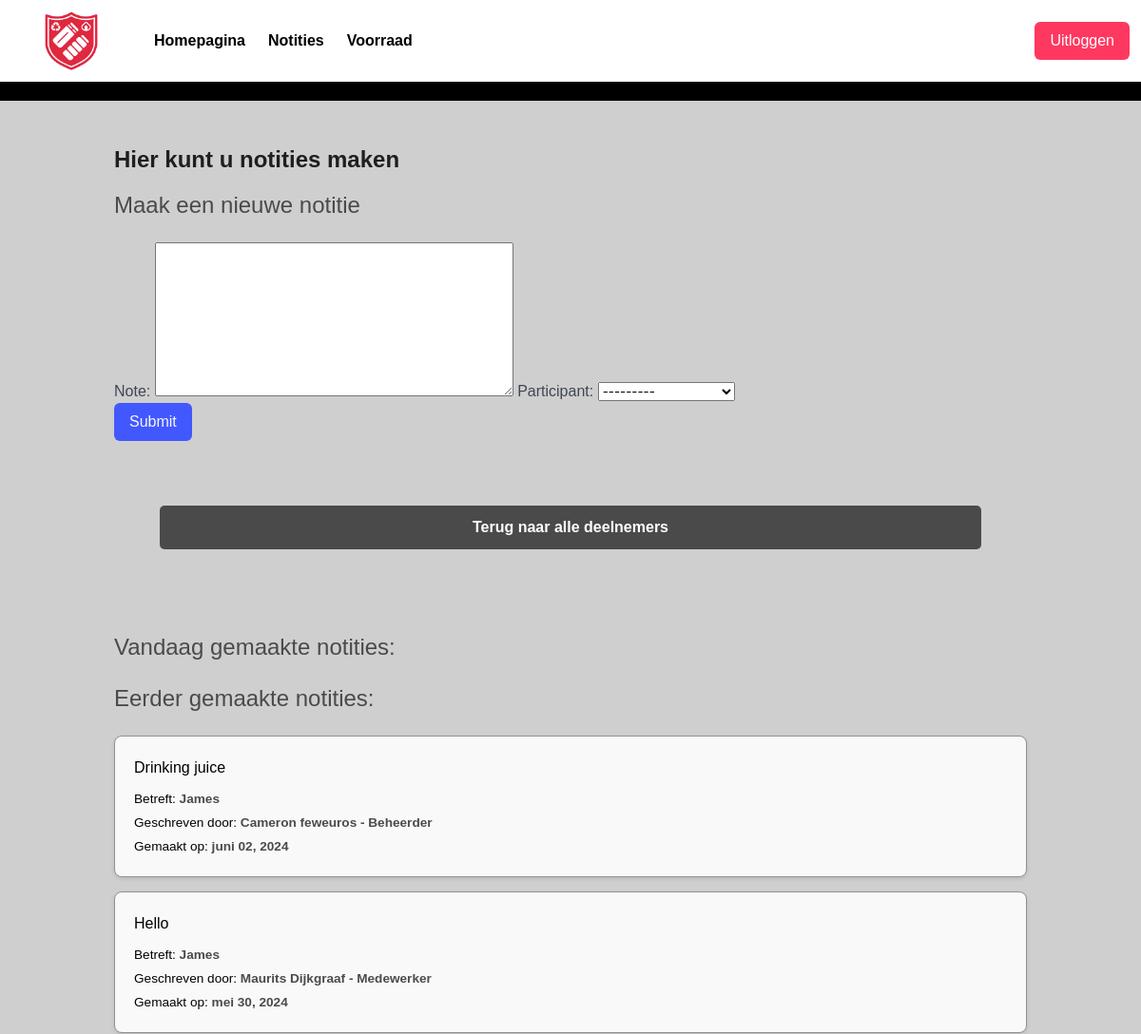
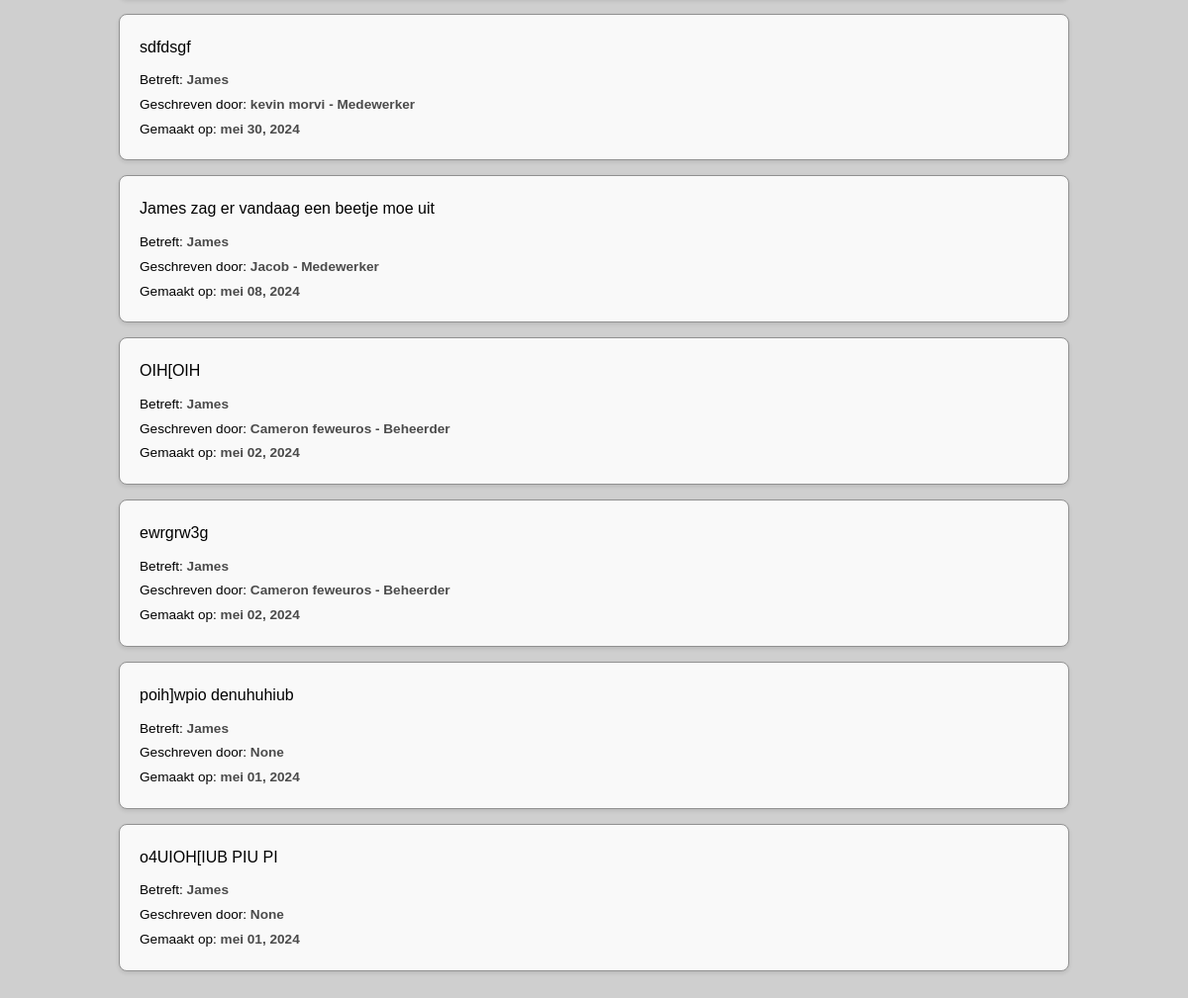
Screenshot of /notes/ (signed in) with the database file from the repository (2 pictures, top to bottom).
### Notes/models.py (models this page shows, shortened)
class Note(models.Model):
    note = models.TextField(max_length=500)
    date = models.DateTimeField(auto_now_add=True)
    participant = models.ForeignKey(Participant,on_delete=models.SET_NULL, null=True)
    employee = models.ForeignKey(Employee, on_delete=models.SET_NULL, null=True, blank=True)

### Participant/models.py (models this page shows, shortened)
class Participant(models.Model):
    DOCUMENT_TYPES = [
        ('employment_contract', 'Arbeidsovereenkomst'),
        ('bank_statement', 'Bankafschrift'),
        ('birth_certificate', 'Geboorteakte'),
        ('proof_of_address', 'Bewijs van Adres'),
        ('tax_documents', 'Belastingdocumenten'),
        ('educational_certificates', 'Onderwijscertificaten'),
        ('immigration_documents', 'Immigratiedocumenten'),
        ('health_insurance_card', 'Zorgverzekeringskaart'),
        ('rental_agreement', 'Huurcontract'),
        ('marriage_certificate', 'Huwelijksakte'),
        ('id_card', 'Identiteitskaart'),
        ('insurance_policies', 'Verzekeringspolissen'),
        ('medical_records', 'Medische dossiers'),
        ('utility_bill', 'Nutskostenrekening'),
        ('passport', 'Paspoort'),
        ('residence_permit', 'Verblijfsvergunning'),
        ('drivers_license', 'Rijbewijs'),
        ('social_security_card', 'Socialezekerheidskaart'),
        ('vehicle_registration', 'Kentekenbewijs'),
        ('work_permit', 'Werkvergunning'),
        ('other','other')
    ]
    first_name = models.CharField(max_length=100)
    last_name = models.CharField(max_length=100)
    date_of_birth = models.DateField()
    registered_location = models.ForeignKey(Location, on_delete=models.SET_NULL, null=True)
    is_active = models.BooleanField(default=True)
    document_type = models.CharField(max_length=30, choices=DOCUMENT_TYPES)
    document_date = models.DateField(null=True, blank=True)
    custom_document_type = models.CharField(max_length=100, blank=True, null=True)
    class Meta:
        unique_together = ['first_name', 'last_name', 'date_of_birth']
    @property
    def full_name(self):
        return self.first_name + " " + self.last_name
    def __str__(self):
        return self.full_name

### Employee/models.py (models this page shows)
class Employee(models.Model):
    ROLE_CHOICES = [
            ('Beheerder', 'Beheerder'),
            ('Medewerker', 'Medewerker'),
            ('Vrijwilliger', 'Vrijwilliger'),
            ('Supervisor', 'Supervisor'),
            ('Coördinator', 'Coördinator'),
            ('Manager', 'Manager'),
            ('Directeur', 'Directeur'),
    ]
    position = models.CharField(max_length=250, choices=ROLE_CHOICES, verbose_name="Rol medewerker", default='Medewerker')
    user = models.OneToOneField(User, on_delete=models.CASCADE) #, related_name='employee')
    location = models.ForeignKey(Location, on_delete=models.SET_NULL, null=True)
    can_manage_participants = models.BooleanField(default=True)
    def __str__(self):
        return f"{self.user.first_name} {self.user.last_name} - {self.position}"

### Notes/views.py (the view, shortened to what this page needs)
# urls.py: path('', manage_note, name='add'),
@login_required
def manage_note(request):
    employee = Employee.objects.get(user=request.user)
    referer = request.META.get('HTTP_REFERER')
    new_notes = Note.objects.filter(participant__isnull=False)
    new_notes = new_notes.filter(participant__registered_location= employee.location).order_by('-date')
    display_notes= new_notes
    form = NoteForm()
    context = {"new_notes": display_notes, 'form':form}
    return render(request, "index.html", context)

### Notes/forms.py
class NoteForm(ModelForm):
    class Meta:
        model = Note
        fields = ["note", "participant"]

### template/index.html (shortened to what this page needs)
<!DOCTYPE html>
<html lang="en">
<head>
    <link rel="stylesheet" href="https://cdn.jsdelivr.net/npm/bulma@1.0.0/css/bulma.min.css">
    {% load static %}
    <link rel="stylesheet" href="{% static 'css/main.css' %}">
</head>
<body>
    {% include "header.html" %}
    <section class="section">
        <div class="container">
            <h1 class="title is-4">Hier kunt u notities maken</h1>
            <h2 class="subtitle">Maak een nieuwe notitie</h2>
            <form method="post" action="{% url 'notes:add' %}">
                {{form}}
                <div class="control">
                    <button class="button is-link" type="submit">Submit</button>
                </div>
            </form>
            <div class="section">
                <div class="container">
                    <a href="{% url 'landing_page' %}" class="return-button">Terug naar alle deelnemers</a>
                </div>
            </div>
            {% load tz %}
            {% get_current_timezone as TIME_ZONE %}
            {% now "Y-m-d" as today_date %}
            <h2 class="subtitle"> Vandaag gemaakte notities:</h2>
            <h2 class="subtitle">Eerder gemaakte notities:</h2>
            <div class="content notes">
                <ul>
                    {% for note in new_notes %}
                        {% if note.date|date:"Y-m-d" != today_date %}
                            <li class="note-item">
                                <div class="note-content">{{ note.note }}</div>
                                <div class="note-meta">
                                    <span>Betreft: <strong>{{ note.participant.first_name }}</strong></span>
                                    <span>Geschreven door: <strong>{{ note.employee }}</strong></span>
                                    <span>Gemaakt op: <strong>{{ note.date|date:"F d, Y" }}</strong></span>
                                </div>
                            </li>
                        {% endif %}
                    {% endfor %}
                </ul>
            </div>
    </section>
</body>
</html>

### static/css/main.css (style rules this page uses)
:root { --primary-color: #3273dc; --secondary-color: #ff3860; --accent-color: #4a4a4a; --background-color: #f5f5f5; --text-color: #333; --border-radius: 8px; --box-shadow: 0 2px 4px rgba(0,0,0,0.1); --font-size-base: 1em; --font-size-small: 0.85em; --margin-bottom: 15px; }
h1, h2, h3 { color: rgb(0, 0, 0); font-size: 1.7em; margin-bottom: 25px; }
h1.title { color: #1f1f1f; }
body { height: 100vh; background-color: #cfcfcf; font-family: 'Arial', sans-serif; width: 100%; max-width: 100%; overflow-x: hidden; line-height: 1.6; }
.notes ul { list-style: none; padding: 0; margin: 0; }
.notes .note-meta span strong { color: #4b4b4b; }
.note-item { margin-bottom: var(--margin-bottom); padding: 20px; border: 1px solid #919191; border-radius: var(--border-radius); background-color: #f9f9f9; box-shadow: var(--box-shadow); transition: transform 0.2s, box-shadow 0.2s; color: var(--text-color); }
.note-content { font-size: var(--font-size-base); color: #000000; margin-bottom: 10px; }
.note-meta { font-size: var(--font-size-small); color: #000000; margin-top: 10px; }
.note-meta span { display: block; margin-top: 3px; font-weight: normal; color: #000; }
.subtitle { margin-top: 20px; font-size: 1.5em; color: var(--accent-color); }
.return-button { margin-top: 20px; display: inline-block; padding: 10px 20px; background-color: var(--primary-color); color: #fff; border-radius: var(--border-radius); text-decoration: none; font-weight: bold; transition: background-color 0.2s; }
a { color: inherit; text-decoration: none; }
ul { padding-left: 20px; list-style-type: none; }
li { padding: 5px 0; border-bottom: 1px solid #444; margin-bottom: 5px; }
.return-button { display: block; width: auto; margin: 20px auto; padding: 10px 20px; background-color: #4a4a4a; color: white; text-align: center; border-radius: 5px; text-decoration: none; font-weight: bold; }

### rows the page displays
Note: note "Drinking juice", participant.first_name "James", employee "Cameron feweuros - Beheerder", date "juni 02, 2024"
Note: note "Hello", participant.first_name "James", employee "Maurits Dijkgraaf - Medewerker", date "mei 30, 2024"
Note: note "sdfdsgf", participant.first_name "James", employee "kevin morvi - Medewerker", date "mei 30, 2024"
Note: note "James zag er vandaag een beetje moe uit", participant.first_name "James", employee "Jacob - Medewerker", date "mei 08, 2024"
Note: note "OIH[OIH", participant.first_name "James", employee "Cameron feweuros - Beheerder", date "mei 02, 2024"
Note: note "ewrgrw3g", participant.first_name "James", employee "Cameron feweuros - Beheerder", date "mei 02, 2024"
Note: note "poih]wpio denuhuhiub", participant.first_name "James", employee "None", date "mei 01, 2024"
Note: note "o4UIOH[IUB PIU PI", participant.first_name "James", employee "None", date "mei 01, 2024"
